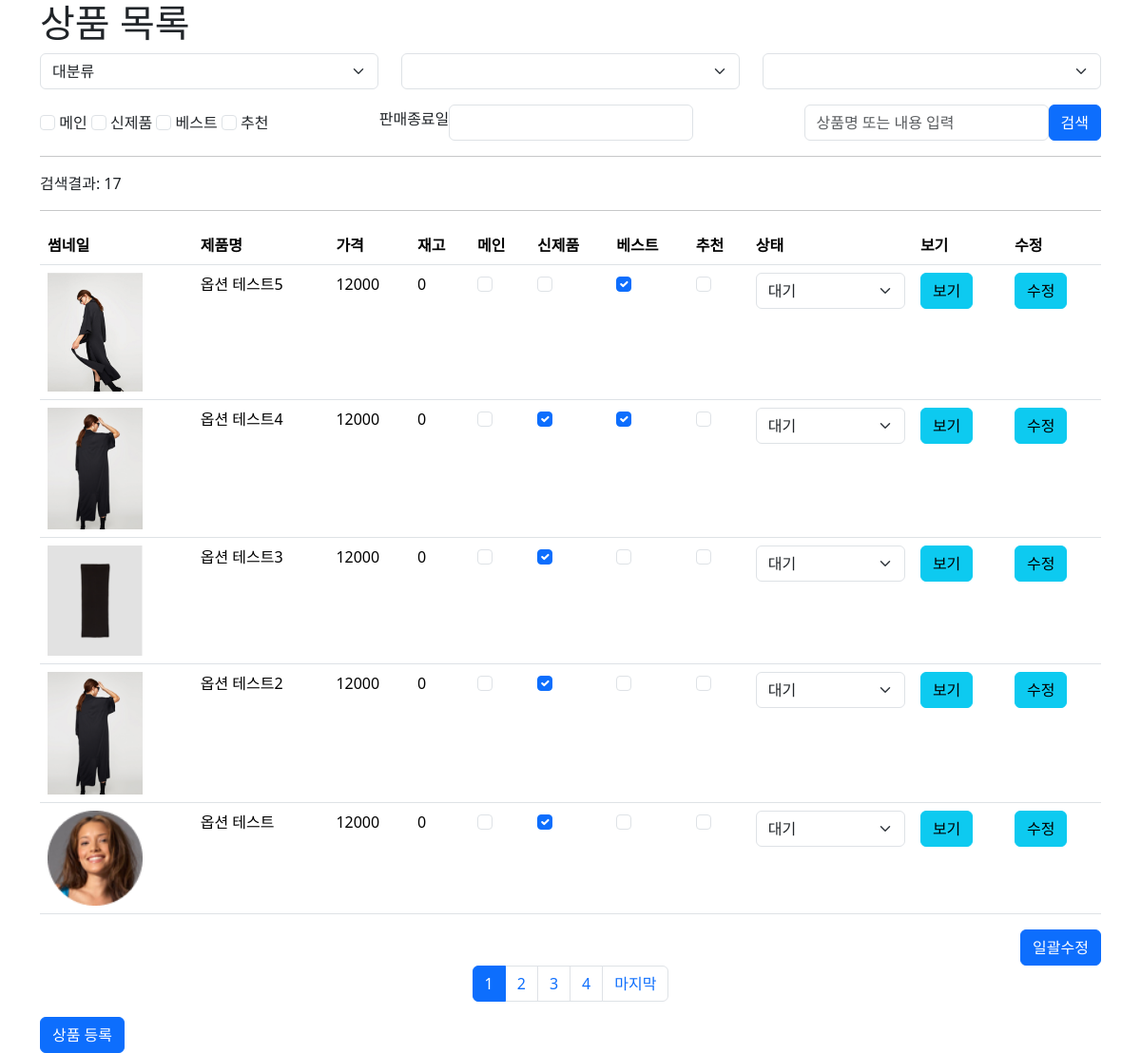
The app's page /admin/product/product_list.php (signed in), older data.
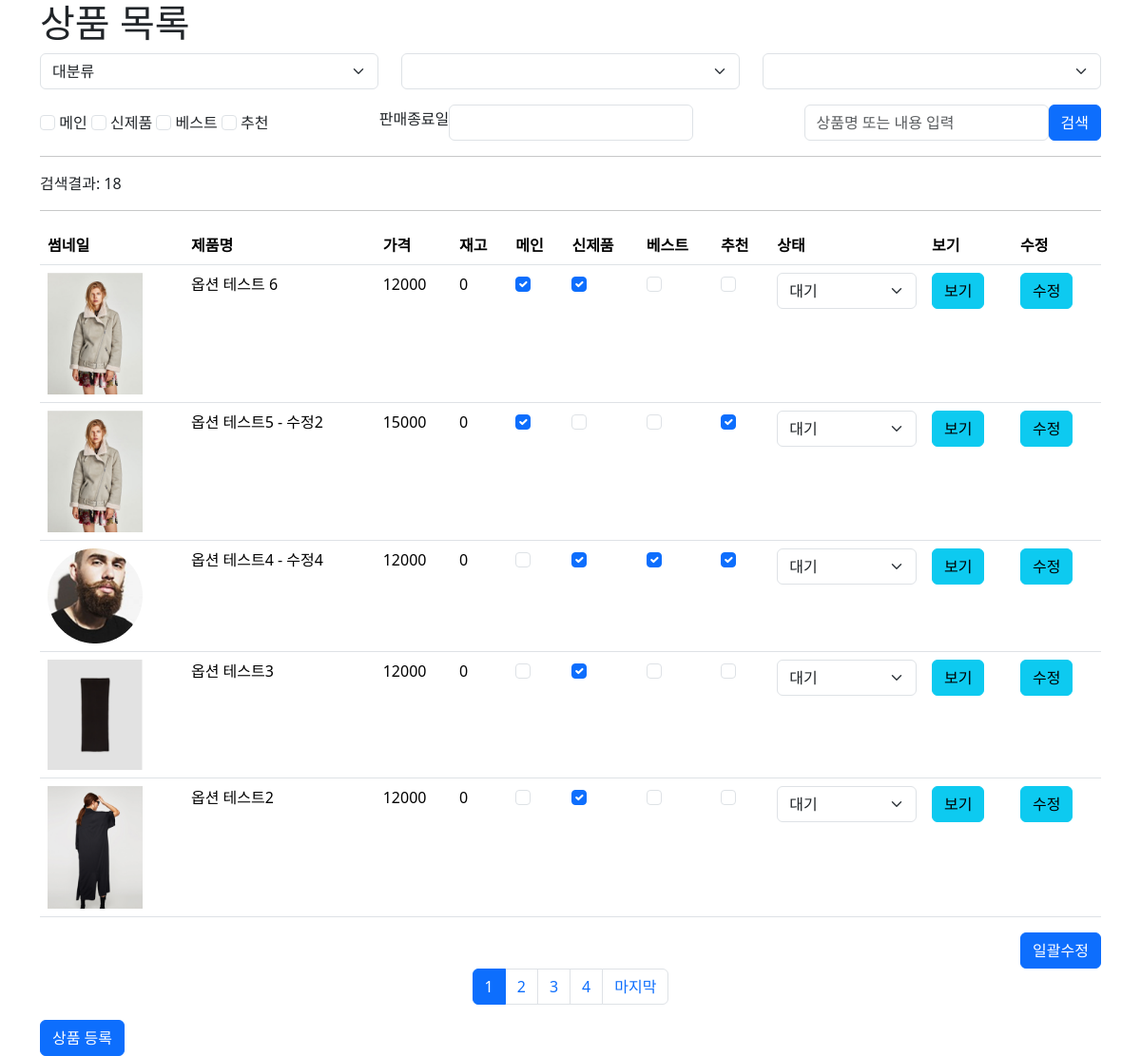
The same page, newer data.
### tables this page shows
CREATE TABLE `products` (
  `pid` int(11) NOT NULL,
  `name` varchar(100) NOT NULL,
  `cate` varchar(100) NOT NULL,
  `content` text NOT NULL,
  `thumbnail` varchar(100) NOT NULL,
  `price` double NOT NULL,
  `sale_price` double DEFAULT NULL,
  `sale_ratio` double DEFAULT NULL,
  `cnt` int(11) DEFAULT NULL,
  `sale_cnt` int(11) DEFAULT NULL,
  `ismain` tinyint(4) DEFAULT NULL,
  `isnew` tinyint(4) DEFAULT NULL,
  `isbest` tinyint(4) DEFAULT NULL,
  `isrecom` tinyint(4) DEFAULT NULL,
  `locate` tinyint(4) DEFAULT NULL,
  `userid` varchar(100) DEFAULT NULL,
  `sale_end_date` datetime DEFAULT NULL,
  `reg_date` datetime DEFAULT NULL,
  `status` tinyint(4) DEFAULT NULL,
  `delivery_fee` double DEFAULT NULL,
  `product_image` varchar(100) DEFAULT NULL
);

### admin/inc/pagination.php (called while the page is built, shortened)
<?php
$cntsql = "SELECT COUNT(*) AS cnt FROM $paginationTarget where 1=1";
$cntsql .= $search_where;
$cntresult = $mysqli->query($cntsql);
$cntrow = $cntresult->fetch_object();
$count = $cntrow -> cnt;
$pageNumber = $_GET['pageNumber'] ?? 1;
$pageCount = $_GET['pageCount'] ?? 5;
$startLimit = ($pageNumber -1)*$pageCount;
$endLimit = $pageCount ;
$block_ct = 5;
$block_num = ceil($pageNumber/$block_ct);
$block_start = (($block_num - 1) * $block_ct) + 1;
$block_end = $block_start + $block_ct - 1;
$total_page = ceil($count / $pageCount);
if($block_end > $total_page) $block_end = $total_page;

### admin/product/product_list.php (the view, shortened to what this page needs)
<?php
include_once $_SERVER['DOCUMENT_ROOT'] . '/pinkping/inc/header.php';
$search_where = "";
$paginationTarget = 'products';
include_once $_SERVER['DOCUMENT_ROOT'] . '/pinkping/admin/inc/pagination.php';
$sql = "SELECT * FROM products where 1=1";
$sql .= $search_where;
$order = " order by pid desc";
$sql .= $order;
$limit = " LIMIT $startLimit, $endLimit";
$sql .= $limit;
$result = $mysqli->query($sql);
while ($rs = $result->fetch_object()) {
  $rsArr[] = $rs;
}
?>
<link rel="stylesheet" href="//code.jquery.com/ui/1.13.2/themes/base/jquery-ui.css">
<div class="container">
  <h1>상품 목록</h1>
  <form action="" id="search_form">
    <div class="category row">
      <div class="col">
        <select class="form-select" aria-label="대분류" id="cate1" name="cate1" required>
          <option selected disabled>대분류</option>
        </select>
      </div>
      <div class="col">
        <select class="form-select" aria-label="중분류" id="cate2" name="cate2">
        </select>
      </div>
      <div class="col">
        <select class="form-select" aria-label="소분류" id="cate3" name="cate3">
        </select>
      </div>
    </div>
    <div class="d-flex gap-3 mt-3 justify-content-between align-items-center">
      <div class="group">
        <input class="form-check-input" type="checkbox" value="1" id="ismain" name="ismain">
        <label class="form-check-label" for="ismain">메인</label>
        <input class="form-check-input" type="checkbox" value="1" id="isnew" name="isnew">
        <label class="form-check-label" for="isnew">신제품</label>
        <input class="form-check-input" type="checkbox" value="1" id="isbest" name="isbest">
        <label class="form-check-label" for="isbest">베스트</label>
        <input class="form-check-input" type="checkbox" value="1" id="isrecom" name="isrecom">
        <label class="form-check-label" for="isrecom">추천</label>
      </div>
      <div class="group d-flex align-items-center">
        <label class="form-label text-nowrap" for="end_date">판매종료일</label>
        <input class="form-control" type="text" id="end_date" name="sale_end_date">
      </div>
      <div class="group d-flex align-items-center">
        <input class="form-control" type="text" id="search_keyword" name="search_keyword" placeholder="상품명 또는 내용 입력">
        <button class="btn btn-primary text-nowrap">검색</button>
      </div>
    </div>
  </form>
  <hr>
  <div>
    검색결과: <?= $count;  ?>
  </div>
  <hr>
  <form action="plist_update.php">
    <table class="table">
      <thead>
        <tr>
          <th scope="col">썸네일</th>
          <th scope="col">제품명</th>
          <th scope="col">가격</th>
          <th scope="col">재고</th>
          <th scope="col">메인</th>
          <th scope="col">신제품</th>
          <th scope="col">베스트</th>
          <th scope="col">추천</th>
          <th scope="col">상태</th>
          <th scope="col">보기</th>
          <th scope="col">수정</th>
        </tr>
      </thead>
      <tbody>
        <?php
        if (isset($rsArr)) {
          foreach ($rsArr as $item) {
        ?>
            <tr>
              <th scope="row">
                <img src="<?= $item->thumbnail ?>" alt="" width="100">
              </th>
              <td><?= $item->name ?></td>
              <td><?= $item->price ?></td>
              <td><?= $item->cnt ?></td>
              <td>
                <input class="form-check-input" type="checkbox" value="1"
                  <?php
                  if($item->ismain){ echo "checked";}
                  ?>
                id="ismain[<?= $item->pid ?>]" name="ismain[<?= $item->pid ?>]">
              </td>
              <td>
                <input class="form-check-input" type="checkbox" value="1" id="isnew[<?= $item->pid ?>]" name="isnew[<?= $item->pid ?>]"
                <?php
                  if($item->isnew){ echo "checked";}
                  ?>
                >
              </td>
              <td>
                <input class="form-check-input" type="checkbox" value="1" id="isbest[<?= $item->pid ?>]" name="isbest[<?= $item->pid ?>]"
                <?php
                  if($item->isbest){ echo "checked";}
                  ?>
                >
              </td>
              <td>
                <input class="form-check-input" type="checkbox" value="1" id="isrecom[<?= $item->pid ?>]" name="isrecom[<?= $item->pid ?>]"
                <?php if($item->isrecom){ echo "checked";} ?>
                >
              </td>
              <td>
                <select class="form-select" aria-label="판매상태" name="status[<?= $item->pid ?>]" id="status[<?= $item->pid ?>]">
                  <option value="0" <?php if($item->status == 0){ echo "selected";} ?>>대기</option>
                </select>
              </td>
              <td><a href="product_view.php?pid=<?= $item->pid; ?>" class="btn btn-info">보기</a></td>
              <td><a href="product_edit.php?pid=<?= $item->pid; ?>" class="btn btn-info">수정</a></td>
            </tr>
        <?php
          }
        }
        ?>
      </tbody>
    </table>
    <div class="text-end">
      <button class="btn btn-primary">일괄수정</button>
    </div>
    <div class="d-flex justify-content-center">
      <ul class="pagination">
         <?php
          for($i=$block_start;$i<=$block_end;$i++){
            if($i == $pageNumber){
              echo "<li class=\"page-item active\"><a href=\"product_list.php?pageNumber=$i\" class=\"page-link\">$i</a></li>";
            }else{
              echo "<li class=\"page-item\"><a href=\"product_list.php?pageNumber=$i\" class=\"page-link\">$i</a></li>";
            }
          }
          if($pageNumber < $total_page){
            echo "<li class=\"page-item\"><a href=\"product_list.php?pageNumber=$total_page\" class=\"page-link\">마지막</a></li>";
          }
        ?>
      </ul>
    </div>
  </form>
  <a href="product_up.php" class="btn btn-primary">상품 등록</a>
</div>
<?php
include_once $_SERVER['DOCUMENT_ROOT'] . '/pinkping/inc/footer.php';
?>

### inc/header.php (shortened to what this page needs)
<!DOCTYPE html>
<html lang="en">
<head>
  <link rel="stylesheet" href="https://cdnjs.cloudflare.com/ajax/libs/bootstrap/5.3.3/css/bootstrap.min.css" />
</head>
<body>

### inc/footer.php (shortened to what this page needs)
</body>
</html>

Row changes from the older to the newer data that the page shows:
no longer on this page (row unchanged): products: thumbnail (picture), name "옵션 테스트", price "12000", cnt "0", isnew "☑", status+pid "대기"
added products: thumbnail (picture), name "옵션 테스트 6", price "12000", cnt "0", ismain "☑", isnew "☑", status+pid "대기"
changed products: thumbnail: a different picture; name "옵션 테스트5" → "옵션 테스트5 - 수정2"; price "12000" → "15000"; ismain "☐" → "☑"; isbest "☑" → "☐"; isrecom "☐" → "☑"
changed products: thumbnail: a different picture; name "옵션 테스트4" → "옵션 테스트4 - 수정4"; isrecom "☐" → "☑"
Text that changed along with them:
$count: "17" → "18"
